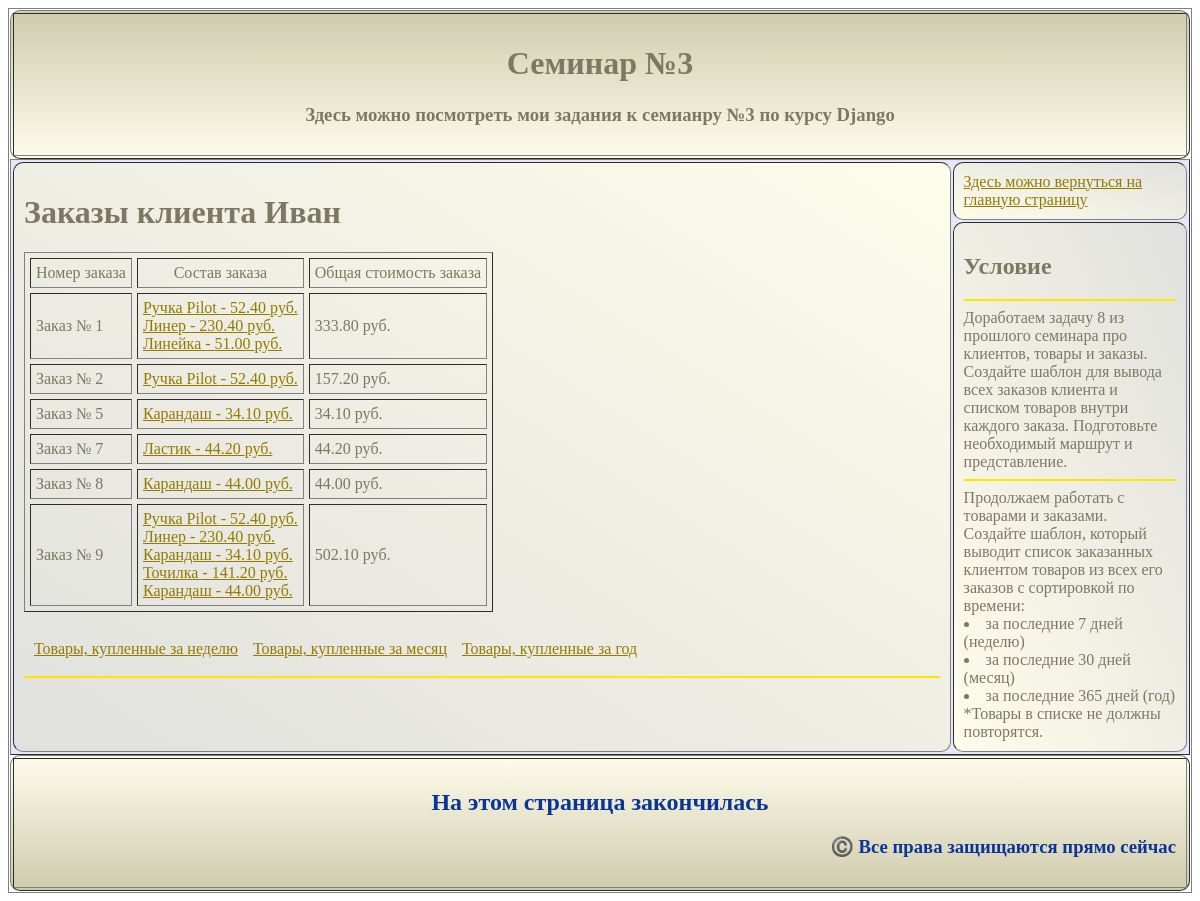
/client/1/, run on the app's committed database.
### hw_app/models.py (models this page shows, shortened)
class Client(models.Model):
    name = models.CharField(max_length=100)
    email = models.EmailField()
    phone = models.BigIntegerField()
    adress = models.CharField(max_length=200, default=None)
    date_registration = models.DateField(default=timezone.now)
    def __str__(self) -> str:
        return f'{self.name}'

class Order(models.Model):
    client = models.ForeignKey(Client, on_delete=models.CASCADE)
    goods = models.ManyToManyField(Goods)
    common_price = models.DecimalField(max_digits=100, decimal_places=2, default=0)
    date_create = models.DateField(default=timezone.now)

class Goods(models.Model):
    title = models.CharField(max_length=100)
    description = models.TextField(default=None)
    price = models.DecimalField(max_digits=10, decimal_places=2)
    quantity = models.IntegerField()
    date_adding = models.DateField(default=timezone.now)

### hw_app/views.py (the view)
# urls.py: path('client/<int:client_id>/', views.client_orders, name='client_orders'),
def client_orders(request, client_id):
    client = get_object_or_404(Client, pk=client_id)
    orders = Order.objects.filter(client=client)
    context = {'client': client, 'orders': orders}
    return render(request, 'hw_app/client_orders.html', context)

### hw_app/templates/hw_app/client_orders.html (shortened to what this page needs)
{% extends 'hw_app/base.html' %}
{% block content %}
<h1>Заказы клиента {{ client }}</h1>
    <table border="1" cellpadding="5" cellspacing="5">
        <tr align="center">
            <td>Номер заказа</td>
            <td>Состав заказа</td>
            <td>Общая стоимость заказа</td>
        </tr>
        {% for order in orders %}
            <tr>
                <td> Заказ № {{ order.pk }} </td>
                <td>
                    {% for goods in order.goods.all %}
                    <a href="{% url 'goods_description' goods.pk %}">{{ goods.title }} - {{ goods.price }} руб.</a></br>
                    {% endfor %}
                </td>
                <td>{{ order.common_price }} руб.</td>
            </tr>
        {% endfor %}
    </table>
    <table cellpadding="5" cellspacing="5">
        <tr>
            <td>
                <a href="{% url 'orders_term' client.pk 7 %}"> Товары, купленные за неделю </a></br>
            </td>
            <td>
                <a href="{% url 'orders_term' client.pk 30 %}"> Товары, купленные за месяц </a></br>
            </td>
            <td>
                <a href="{% url 'orders_term' client.pk 365 %}"> Товары, купленные за год </a></br>
            </td>
        </tr>
    </table>
{% endblock %}

### data on the page
Client: name "Иван"
Order: pk "1", common_price "333.80"
Goods: title "Ручка Pilot", price "52.40"
Goods: title "Линер", price "230.40"
Goods: title "Линейка", price "51.00"
Order: pk "2", common_price "157.20"
Order: pk "5", common_price "34.10"
Goods: title "Карандаш", price "34.10"
Order: pk "7", common_price "44.20"
Goods: title "Ластик", price "44.20"
Order: pk "8", common_price "44.00"
Goods: title "Карандаш", price "44.00"
Order: pk "9", common_price "502.10"
Goods: title "Точилка", price "141.20"
